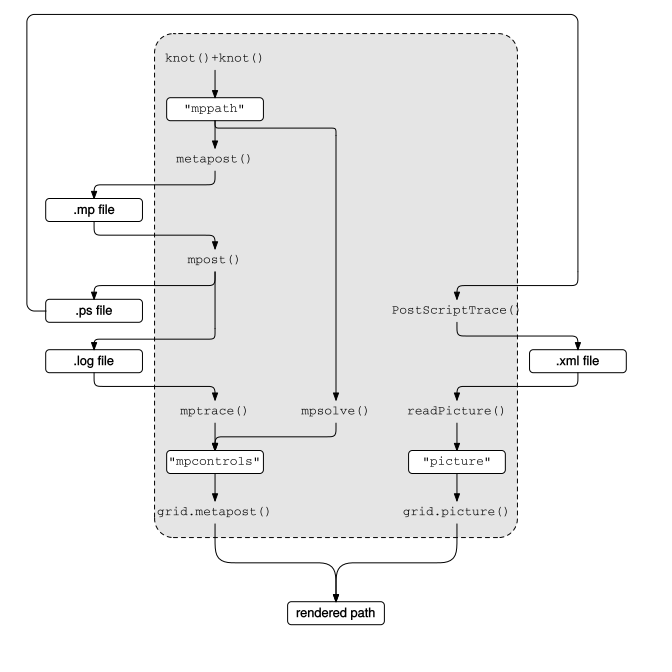

Recreate this plot in R.

svg("diagram.svg")

library(grid)
library(metapost)
# library(gridBezier)

nr <- 12
nc <- 5
layout <- grid.layout(nr, nc)

grid.newpage()

pushViewport(viewport(width=.9, height=.9, layout=layout))

pushViewport(viewport(layout.pos.col=2:4, layout.pos.row=1:10))
grid.roundrect(r=unit(5, "mm"), gp=gpar(lty="dashed", fill="grey90"))
upViewport()

for (i in 1:nr) {
    for (j in 1:nc) {
        pushViewport(viewport(layout.pos.row=i, layout.pos.col=j,
                              gp=gpar(cex=.8),
                              name=paste("vp", i, j, sep=".")))
        upViewport()
    }
}

node <- function(label, row, col, name, font="mono", box=FALSE) {
    vp <- paste("vp", row, col, sep=".")
    if (box) {
        boxcol <- "black"
        boxfill <- "white"
    } else {
        boxcol <- "transparent"
        boxfill <- "transparent"
    }
    grid.roundrect(width=.8, height=unit(1.5, "lines"),
                   r=unit(1, "mm"), gp=gpar(col=boxcol, fill=boxfill),
                   name=paste0(name, "-box"), vp=vp)
    grid.text(label, gp=gpar(fontfamily=font), name=name, vp=vp)
}

arr <- arrow(angle=20, length=unit(2, "mm"), type="closed")

edge <- function(from, to) {
    from <- paste0(from, "-box")
    to <- paste0(to, "-box")
    grid.segments(grobX(from, 270), grobY(from, 270),
                  grobX(to, 90), grobY(to, 90),
                  arrow=arr, gp=gpar(fill="black"))
}

mpedge <- function(from, to) {
    from <- paste0(from, "-box")
    to <- paste0(to, "-box")
    fromx <- convertX(grobX(from, 270), "pt")
    fromy <- convertY(grobY(from, 270), "pt")
    tox <- convertX(grobX(to, 90), "pt")
    toy <- convertY(grobY(to, 90), "pt")
    p <- knot(fromx, fromy, dir.right=270) %+% knot(tox, toy, dir.left=270)
    metapost(p, "edge.mp")
    mpost("edge.mp")
    controls <- mptrace("edge.log")[[1]]
    pts <- BezierPoints(BezierGrob(controls$x, controls$y,
                                   default.units="pt"))
    grid.lines(pts$x, pts$y, default.units="in",
               arrow=arr, gp=gpar(fill="black"))
}

cedge <- function(from, to, curve=-1, fromext=NULL, toext=NULL) {
    from <- paste0(from, "-box")
    to <- paste0(to, "-box")
    fromx <- convertX(grobX(from, 270), "pt")
    fromy <- convertY(grobY(from, 270), "pt")
    tox <- convertX(grobX(to, 90), "pt")
    toy <- convertY(grobY(to, 90), "pt")
    if (!is.null(fromext)) {
        grid.segments(fromx, fromy, fromx, fromy - fromext)
        fromy <- fromy - fromext
    }
    arrow <- arr
    if (!is.null(toext)) {
        grid.segments(tox, toy + toext, tox, toy, arrow=arr,
                      gp=gpar(fill="black"))
        toy <- toy + toext
        arrow <- NULL 
    }
    grid.curve(fromx, fromy, tox, toy,
               inflect=TRUE, square=TRUE,
               curvature=curve,
               arrow=arrow, gp=gpar(fill="black"))    
}

node("knot()+knot()", 1, 2, "knot")
node('"mppath"', 2, 2, "mppath", box=TRUE)
edge("knot", "mppath")
node("metapost()", 3, 2, "metapost")
edge("mppath", "metapost")
node(".mp file", 4, 1, "mpfile", font="sans", box=TRUE)
cedge("metapost", "mpfile")
node("mpost()", 5, 2, "mpost")
cedge("mpfile", "mpost", curve=1)
node(".ps file", 6, 1, "psfile", font="sans", box=TRUE)
cedge("mpost", "psfile")
node(".log file", 7, 1, "logfile", font="sans", box=TRUE)
cedge("mpost", "logfile", fromext=unit(1.5, "cm"))
node("mptrace()", 8, 2, "mptrace")
cedge("logfile", "mptrace", curve=1)
node('"mpcontrols"', 9, 2, "mpcontrols", box=TRUE)
edge("mptrace", "mpcontrols")
node("grid.metapost()", 10, 2, "grid.metapost")
edge("mpcontrols", "grid.metapost")
node("rendered path", 12, 3, "rendered", box=TRUE, font="sans")
cedge("grid.metapost", "rendered", curve=1)
    
node("mpsolve()", 8, 3, "mpsolve")
cedge("mppath", "mpsolve", curve=1, toext=unit(7, "cm"))
cedge("mpsolve", "mpcontrols")

node("PostScriptTrace()", 6, 4, "pstrace")
node(".xml file", 7, 5, "xmlfile", box=TRUE, font="sans")
cedge("pstrace", "xmlfile", curve=1)
node("readPicture()", 8, 4, "readPicture")
cedge("xmlfile", "readPicture")
node('"picture"', 9, 4, "picture", box=TRUE)
edge("readPicture", "picture")
node("grid.picture()", 10, 4, "grid.picture")
edge("picture", "grid.picture")
cedge("grid.picture", "rendered")

x1 <- convertX(grobX("psfile-box", 180), "in")
x2 <- convertX(grobX("psfile-box", 180), "in") - unit(5, "mm")
x3 <- convertX(grobX("xmlfile-box", 90), "in")
x4 <- convertX(grobX("pstrace-box", 90), "in")
y1 <- convertY(grobY("psfile-box", 180), "in")
y2 <- unit(1, "npc") + unit(5, "mm")
y3 <- convertY(grobY("mpost-box", 270), "in")
y4 <- convertY(grobY("pstrace-box", 90), "in")
gap <- unit(2, "mm")
p <- knot(x1, y1) -
    knot(x2 + gap, y1) + dir(180) + dir(90) + knot(x2, y1 + gap) -
    knot(x2, y2 - gap) + dir(90) + dir(0) + knot(x2 + gap, y2) -
    knot(x3 - gap, y2) + dir(0) + dir(270) + knot(x3, y2 - gap) -
    knot(x3, y3)
grid.metapost(p)
grid.curve(x3, y3, x4, y4,
           square=TRUE, inflect=TRUE, curvature=-1,
           arrow=arr, gp=gpar(fill="black")) 
           
dev.off()
